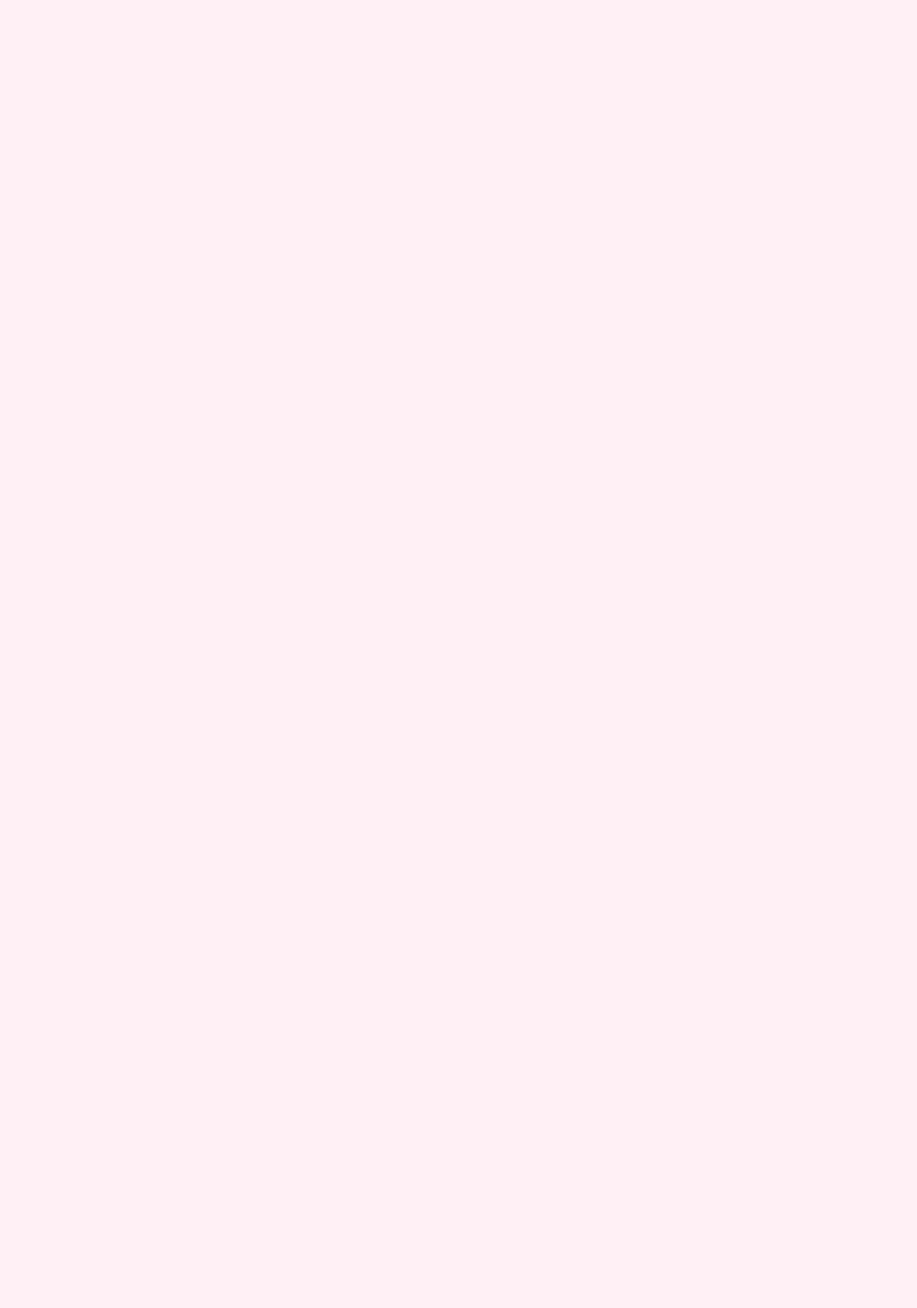
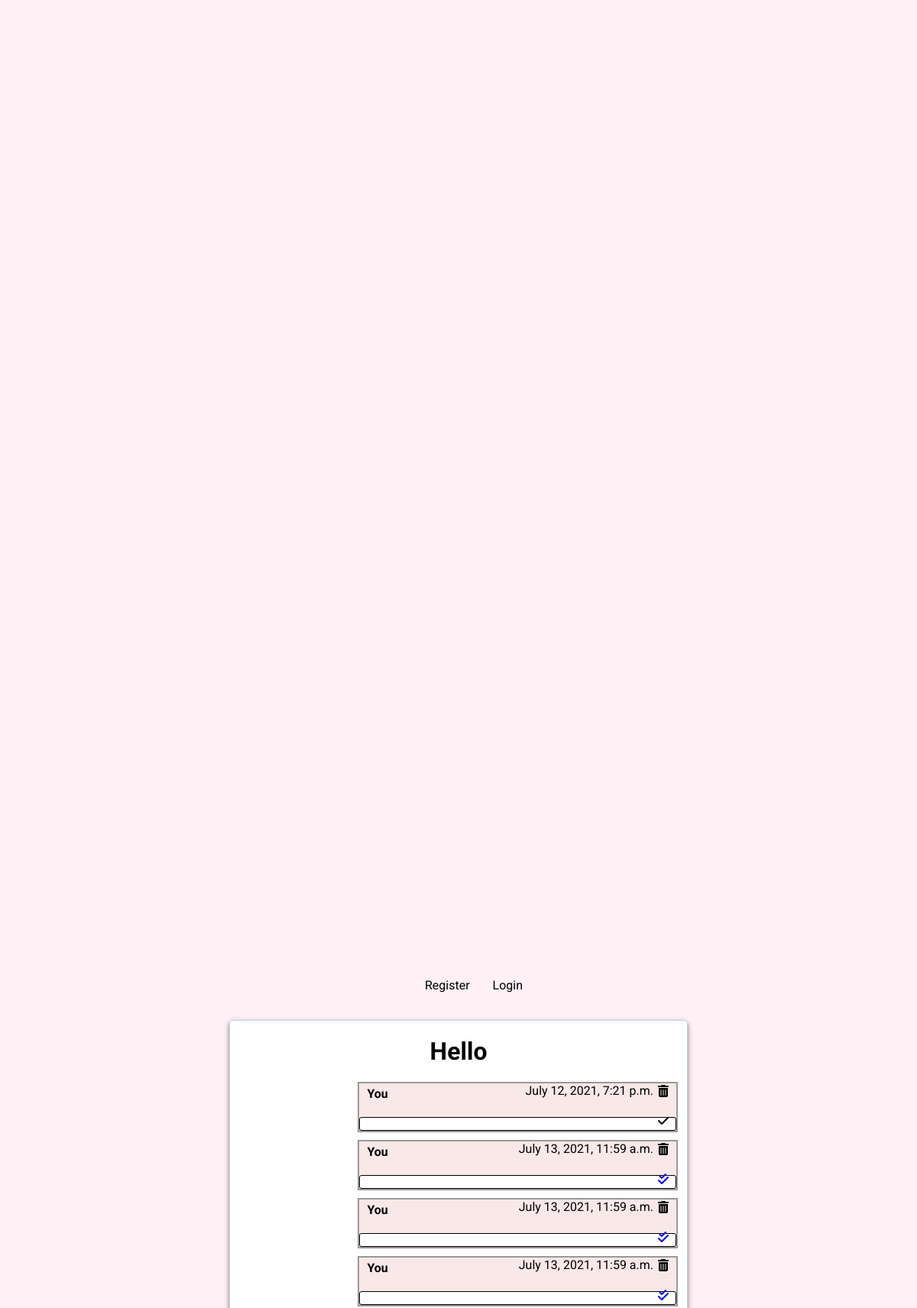
Screenshot of /chat/zxcvbn (upper part) with the database file from the repository (2 pictures, top to bottom).
### chatapp/models.py (models this page shows, shortened)
class Message(models.Model):
    sender = models.CharField(max_length=100)
    receiver = models.CharField(max_length=100)
    message = models.CharField(max_length=1200)
    timestamp = models.DateTimeField(auto_now_add=True)
    is_read = models.BooleanField(default=False)
    def __str__(self):
        return self.message
    class Meta:
        ordering = ('timestamp',)

### chatapp/views.py (the view)
# urls.py: path('chat/<str:username>', views.chat, name='chat'),
def chat(request, username):
    user = request.user.username
    recived = Message.objects.filter(receiver=user)
    msg = Message.objects.filter(receiver=username)
    data = recived | msg
    msg_data = data.distinct().order_by('timestamp')
    readed = []
    for read in msg_data:
        if read.sender == username:
            read.is_read = True
            read.save()
            readed.append(read)
        elif read.receiver == user:
            read.is_read = True
            read.save()
            readed.append(read)
    return render(request, 'chatapp/index.html', {
        'user': user,
        'reciver': username,
        'messages': msg_data,
    })

### chatapp/templates/chatapp/index.html (shortened to what this page needs)
{% extends 'chatapp/base.html' %}
{% block body %}
<div class="container">
    {% if error %}
    <h1>{{error}}</h1>
    {% else %}
    <h1> Hello {{user}} </h1>
    {% endif %}
    {% for recived in messages %}
    {% if user in recived.sender %}
    <div class="msg rigth">
        <h4>You</h4>
        <span>{{recived.timestamp}}</span>
        <a href="{% url 'delete' recived.id reciver %}"><i class="fas fa-trash-alt" id="trash"></i></a>
        <div class="message">
            {% if recived.is_read == True %}
            <i class="fas fa-check-double" id="double"></i>
            {% else %}
            <i class="fas fa-check " id="single"></i>
            {% endif %}
        </div>
    </div>
    {% endif %}
    {% endfor %}
</div>
{% endblock %}

### chatapp/static/chatapp/style.css (style rules this page uses)
* { box-sizing: border-box; }
body { background-color: lavenderblush; font-family: 'Roboto', sans-serif; display: flex; flex-direction: column; align-items: center; justify-content: center; height: 100vh; margin: 0; }
.container { background-color: #fff; text-align: center; margin: 20px 40px; width: 600px; height: 580px; border: lightblue solid 1px; border-radius: 5px; box-shadow: 0 3px 6px rgba(0, 0, 0, 0.5); position: relative; }
.msg { background-color: royalblue; justify-content: center; width: 70%; border: #999 solid 2px; margin: 10px; position: relative; }
.msg.rigth { background-color: rgb(248, 232, 232); justify-content: center; margin-left: 28%; }
.msg h4 { position: absolute; top: -18px; left: 10px; }
.msg span { position: absolute; top: 0; right: 20px; }
.message { margin-top: 25px; border: #000 solid 1px; border-radius: 3px; background-color: #fff; text-align: center; }
a { color: #000; text-decoration: none; padding: 7px 15px; transition: all 0.3s ease-in-out; }

### chatapp/templates/chatapp/index.html (style rules this page uses)
.container { overflow-y: auto; }
#double { position: absolute; right: 10px; bottom: 5px; color: blue; }
#single { position: absolute; right: 10px; bottom: 5px; }
#trash { position: absolute; right: 10px; top: 2px; }
.msg span { position: absolute; top: 0; right: 30px; }

### rows the page displays
Message: timestamp "July 12, 2021, 7:21 p.m.", is_read False (drawn)
Message: timestamp "July 13, 2021, 11:59 a.m.", is_read True (drawn)
Message: timestamp "July 13, 2021, 11:59 a.m.", is_read True (drawn)
Message: timestamp "July 13, 2021, 11:59 a.m.", is_read True (drawn)
